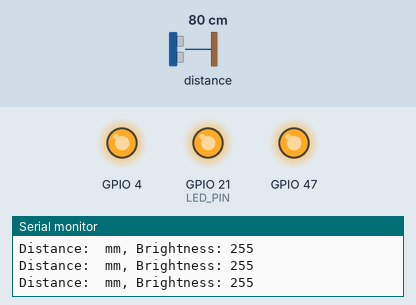
This program was run on a simulated ESP32-S3. On the bench: output pins drawn as LEDs (lit = HIGH), the last lines printed to the serial monitor. The inputs (shaded band) are chosen by the test bench; at power-on: distance to the obstacle 80 cm.

Above: at 2.2 s.
2.3 s: distance to the obstacle set to 9 cm
At 2.7 s:
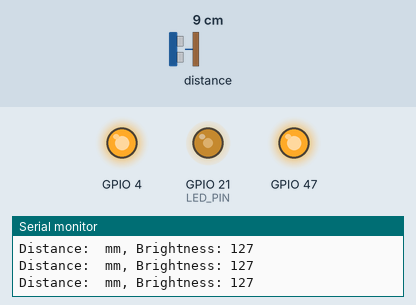
3.8 s: distance to the obstacle set to 18 cm
At 5.1 s:
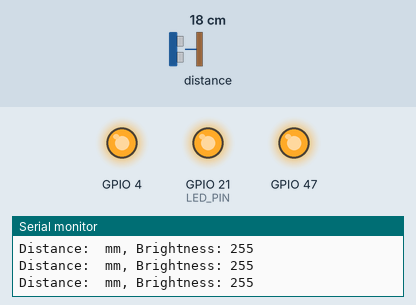
Timing chart, 0 to 6.8 s (numbered marks = the images above; inputs shaded):
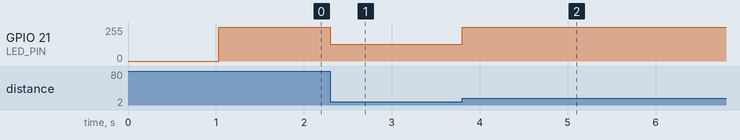

The program:

main.cpp
```cpp
#include <Wire.h>
#include <Adafruit_VL53L0X.h>
Adafruit_VL53L0X lox = Adafruit_VL53L0X();
#define SDA_PIN 42
#define SCL_PIN 2
#define LED_PIN 21
#define PWM_CHANNEL 0
#define PWM_FREQ 5000
int brightness = 0;
int value = 0;
void setup()
{
  Serial.begin(115200);
  pinMode(4, OUTPUT);
  digitalWrite(4, HIGH);
  pinMode(47, OUTPUT);
  digitalWrite(47, HIGH);

  ledcAttachPin(LED_PIN, PWM_CHANNEL);
  ledcSetup(PWM_CHANNEL, PWM_FREQ, 8); // 8-bit resolution
  delay(1000);
  Wire.begin(SDA_PIN, SCL_PIN); // Set dedicated I2C pins for ESP32-S3-DEVKit

  while (!Serial)
  {
    delay(1);
  }; // Wait for serial communication to be established

  Serial.println(F("VL53L0X Test\n\n"));
  if (!lox.begin())
  {
    Serial.println(F("Failed to boot VL53L0X"));
    while (1)
      ;
  }
  Serial.println(F("VL53L0X API Simple Ranging example\n\n"));
  lox.startRangeContinuous();
}

void loop()
{
  if (lox.isRangeComplete())
  {
    // brightness = lox.readRange();
    value = lox.readRange();
  }

  brightness = map(value, 30, 150, 0, 255);   // Map distance to brightness
  brightness = constrain(brightness, 0, 255); // Ensure brightness is within 0-255
  ledcWrite(PWM_CHANNEL, brightness);
  Serial.print("Distance: ");
  Serial.print(" mm, Brightness: ");
  Serial.println(brightness);
}
```

Measured:
- after the input at 2.3 s, GPIO 21 (LED_PIN): 255/255 → 127/255 at once
- after the input at 3.8 s, GPIO 21 (LED_PIN): 127/255 → 255/255 at once
